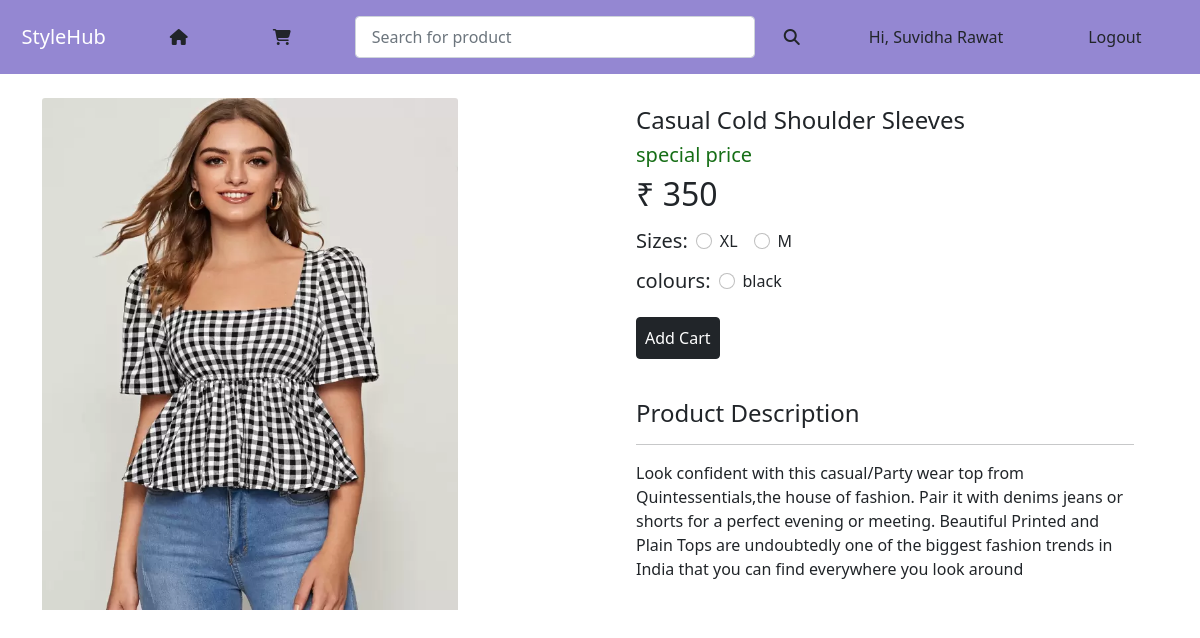
Screenshot of /product_info/casual-cold-shoulder-sleeves-checkered-women-multi (signed in) with the database file from the repository.
### accounts/models.py (models this page shows, shortened)
class User(AbstractBaseUser):
    email = models.EmailField(verbose_name="email address", max_length=255,unique=True,)
    full_name = models.CharField(max_length=100)
    mobile_no = models.CharField(max_length=12,blank=True)
    OTP = models.CharField(max_length=6,blank=True)
    is_active = models.BooleanField(default=True)
    is_admin = models.BooleanField(default=False)
    objects = UserManager()
    USERNAME_FIELD = "email"
    REQUIRED_FIELDS = ["full_name","OTP","mobile_no"]

### products/models.py (models this page shows, shortened)
class base_model(models.Model):
     uid=models.UUIDField(primary_key=True, default=uuid.uuid4,editable=False)
     class Meta:
        abstract=True

class products(base_model):
    product_name=models.CharField(max_length=50)
    category=models.CharField(max_length=50)
    slug = AutoSlugField(populate_from='product_name',null=True,blank=True,unique=True)
    price=models.IntegerField()
    product_disc=models.TextField()
    image=models.ImageField(upload_to='product_image')
    size=models.ManyToManyField(size_varient)
    colour=models.ManyToManyField(colour_varient,blank=True)

class size_varient(base_model):
    size_name=models.CharField(max_length=20)

class  colour_varient(base_model):
    colour_name=models.CharField(max_length=50)

### home/views.py (the view)
# urls.py: path('product_info/<slug>',views.product_info, name='product_info'),
def product_info(request,slug):
    product=products.objects.get(slug=slug)
    return render(request,'home/product_detail.html',{'disp':product})

### templates/home/product_detail.html (shortened to what this page needs)
{% extends "base/base.html" %}
{% block body %}
{% include "base/nav.html" %}
<div class="container my-4">
  <div class="row">
    <div class="col">
      <div class="card border-0 ">
        <img src="{{disp.image.url}}" class="card-img-top" style="height: 32rem ;width: 26rem;" alt="...">
      </div>
    </div>
    <div class="col">
      <div class="container ">
        <h4 class="mt-2">{{disp.product_name}}</h4>
        <h5 class="mt-2" style="color: rgb(22, 110, 22);">special price</h5>
        <h2 class="mt-2">₹ {{disp.price}} </h2>
        <form action="{% url 'Add_Cart' disp.uid %}" method="get" class="ml-4">
          <div class="d-flex">
            <h5 class="mt-2">Sizes: </h5>
            {% for size in disp.size.all %}
            <div class="form-check m-2 ">
              <input class="form-check-input" name="size" type="radio" required id="inlineCheckbox1"
                value={{size.size_name}}>
              <label class="form-check-label" for="inlineCheckbox1">{{size.size_name}}</label>
            </div>
            {% endfor%}
          </div>
          <div class="d-flex">
            <h5 class="mt-2">colours: </h5>
            {% for colour in disp.colour.all %}
            <div class="form-check m-2 ">
              <input class="form-check-input" name="colour"  type="radio" required id="inlineCheckbox1"
                value={{colour.colour_name}}>
              <label class="form-check-label" for="inlineCheckbox1">{{colour.colour_name}}</label>
            </div>
            {% endfor%}
          </div>
          <button type="submit" class="btn btn-dark p-2 mt-3">Add Cart</button>
        </form> <br>
        <h4 class="mt-3">Product Description</h4>
        <hr>
        <p class="text-multed"> {{disp.product_disc}}</p>
      </div>
    </div>
  </div>
</div>
{% endblock body%}

### templates/base/nav.html (shortened to what this page needs)
<nav class="navbar navbar-dark " style="background-color: rgb(148, 135, 210);"  >
  <div class="container-fluid d-flex justify-content-around">
      <a class="navbar-brand" href="/">StyleHub</a>
      <a class="nav-link" href="{% url 'products_display' %}"><button class="btn me-2"  type="button"><i class="fa-solid fa-house"></i></button></a>
      <a class="nav-link" href="{% url 'cart' %}"><button class="btn me-2"><i class="fa-solid fa-cart-shopping"></i> </button></a>
      <form class="d-flex" action="{% url 'search' %}" method="get">
        <input class="form-control me-2 m-2 nav-link" name="search" type="search" placeholder="Search for product" aria-label="Search" style="width:25rem;">
        <button class="btn  me-2 m-2 " type="submit"><i class="fa-solid fa-magnifying-glass"></i></button>
      </form>
        {% if user.is_authenticated %}
        <a class="nav-link"href=""><button class="btn me-2" type="button"> Hi, {{ request.user.full_name}}</button></a>
        <a class="nav-link"  href="{% url 'user_logout' %}"><button class="btn me-2" type="button">Logout</button></a>
        {% else %}
        <a  class="nav-link" href="{% url 'user_login' %}"><button class="btn  me-2"  type="button" " >login</button></a>
        <a  class="nav-link" href="{% url 'user_signup' %}"><button class="btn me-2"  type="button" >signup  </button></a>
        {% endif %}
    </div>
</nav>

### rows the page displays
User: user.full_name "Suvidha Rawat"
products: image (picture), product_name "Casual Cold Shoulder Sleeves", price "350", product_disc "Look confident with this casual/Party wear top from Quintessentials,the house of fashion. Pair it with denims jeans or shorts for a perfect evening or meeting. Beautiful Printed and Plain Tops are undoubtedly one of the biggest fashion trends in India that you can find everywhere you look around"
size_varient: size_name "XL"
size_varient: size_name "M"
colour_varient: colour_name "black"
